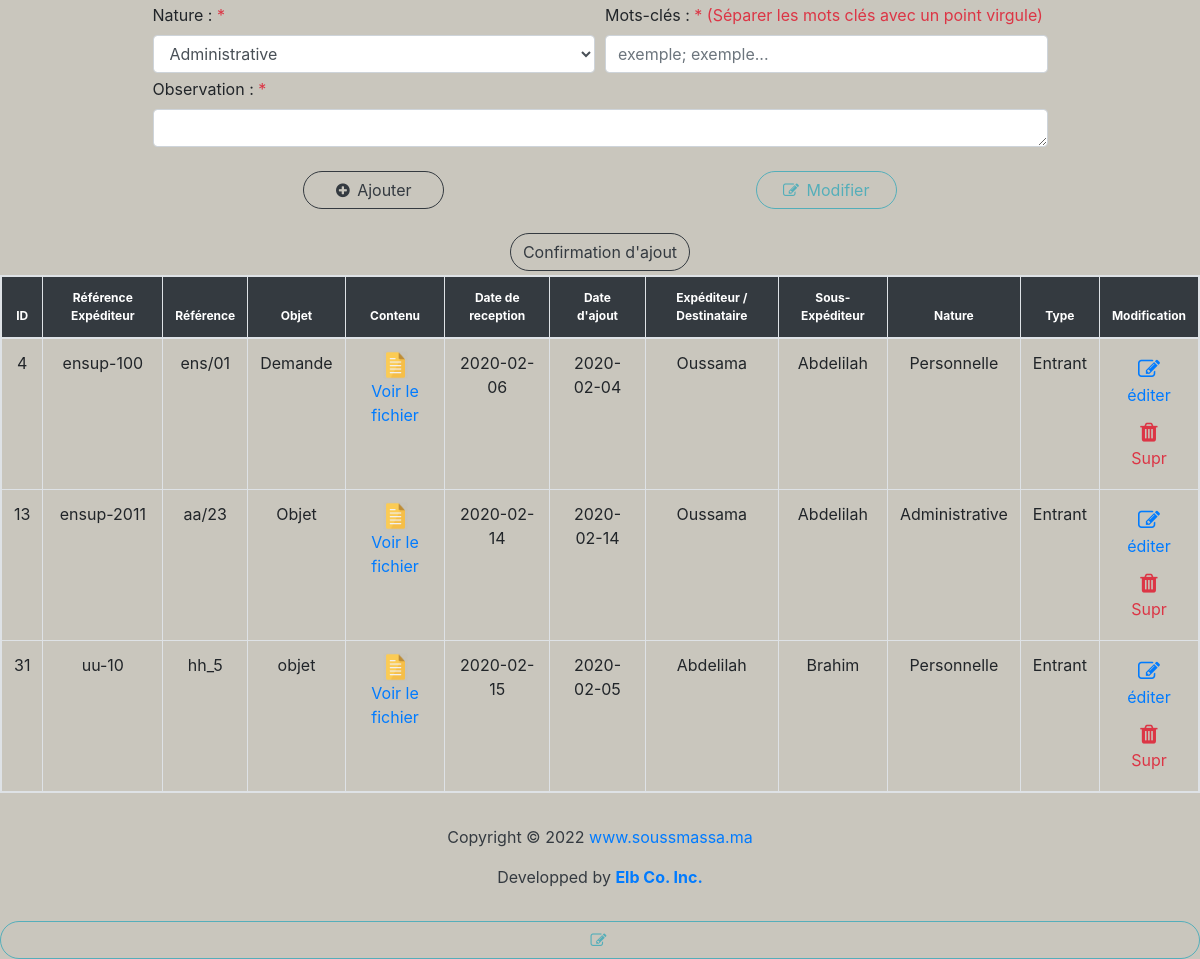
The app's page / (signed in, lower part), older data.
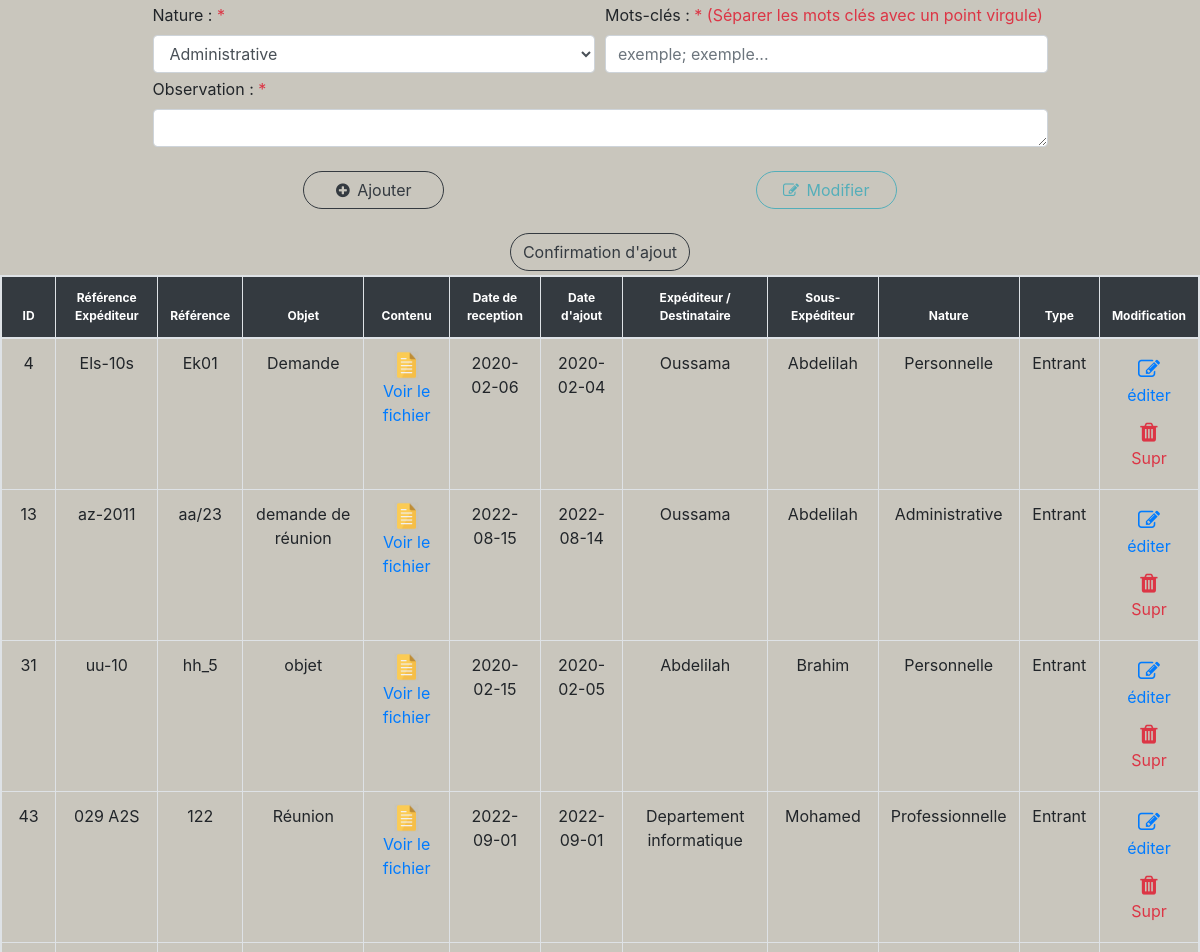
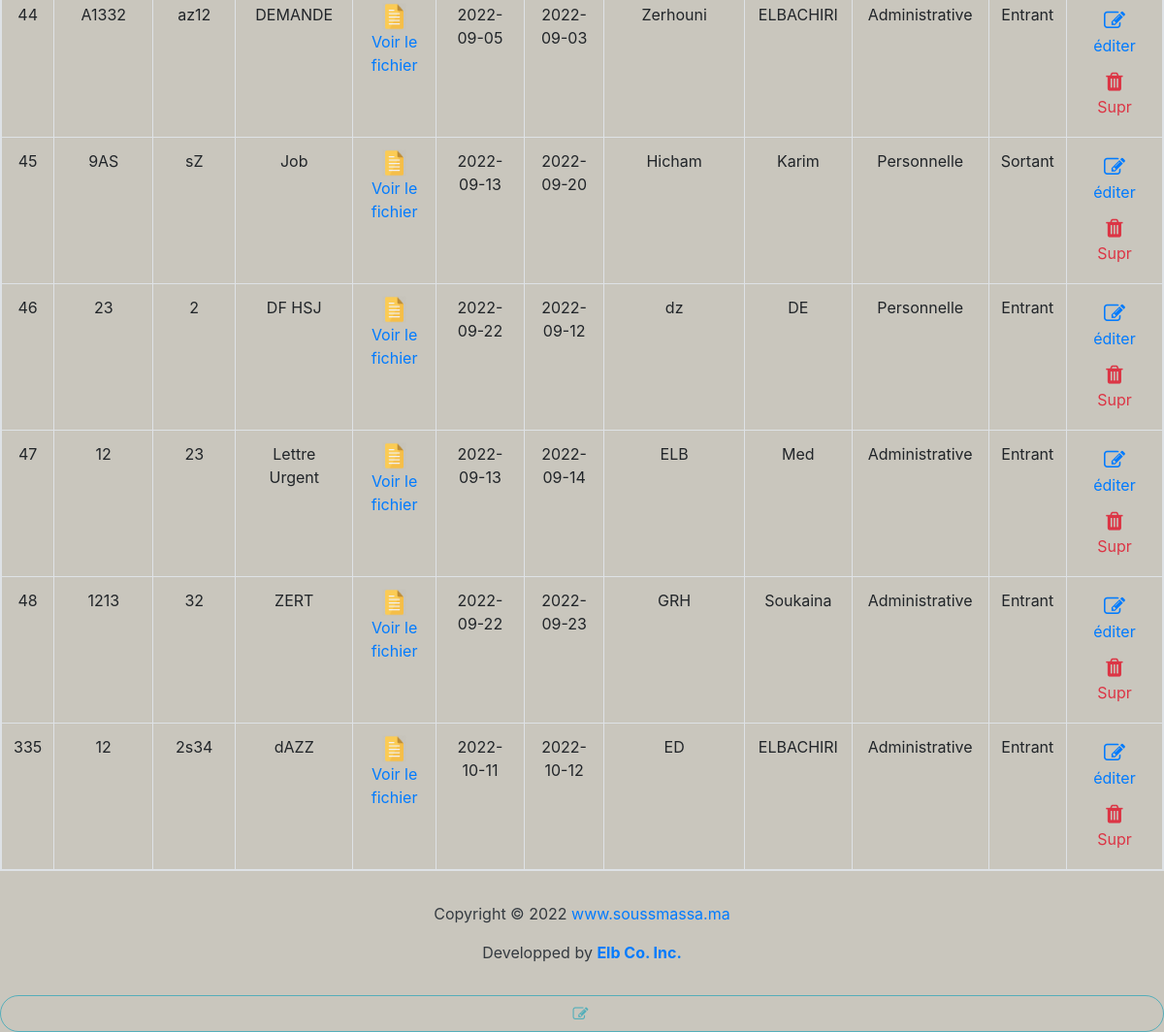
The same page, newer data (2 pictures, top to bottom).
### tables this page shows
CREATE TABLE `courrier` (
  `id` int(32) NOT NULL,
  `refExp` varchar(50) NOT NULL,
  `ref` varchar(50) DEFAULT NULL,
  `objet` varchar(50) DEFAULT NULL,
  `contenu` varchar(255) DEFAULT NULL,
  `daterecu` date DEFAULT NULL,
  `dateajout` date DEFAULT NULL,
  `expediteur` varchar(50) DEFAULT NULL,
  `souExpediteur` varchar(50) DEFAULT NULL,
  `nature` varchar(50) DEFAULT NULL,
  `typeCourrier` varchar(50) DEFAULT NULL,
  `motscle` varchar(50) DEFAULT NULL,
  `observation` varchar(50) DEFAULT NULL
);

### index.php (the view, shortened to what the changed rows need)
<?php
require 'header.php';
?>
<!doctype html>
<html lang="en">
<head>
    <link href="https://stackpath.bootstrapcdn.com/font-awesome/4.7.0/css/font-awesome.min.css" rel="stylesheet">
    <link rel="stylesheet" href="https://maxcdn.bootstrapcdn.com/bootstrap/4.4.1/css/bootstrap.min.css">
    <link rel="stylesheet" href="https://use.fontawesome.com/releases/v5.6.3/css/all.css">
    <link rel="stylesheet" href="https://cdn.datatables.net/1.10.20/css/dataTables.bootstrap4.min.css">
    <link rel="stylesheet" type="text/css" href="css/style3.css">
</head>
<body style=" margin-top: 100px; background-color: rgba(179, 174, 162, 0.7);" >
  <table class="table table-hover table-bordered table-responsive"  id="myTable">
            <thead>
                <tr class="bg-dark text-center text-white" style="font-size: 12px">
                    <th>ID</th>
                    <th>Référence Expéditeur</th>
                    <th>Référence</th>
                    <th>Objet</th>
                    <th>Contenu</th>
                    <th>Date de reception</th>
                    <th>Date d'ajout</th>
                    <th>Expéditeur / Destinataire</th>
                    <th>Sous-Expéditeur</th>
                    <th>Nature</th>
                    <th>Type</th>
                    <th style="background: fixed;">Modification</th>
                </tr>
            </thead>
            <tbody>
                <?php
                $query = "select * from courrier";
                $bdd = getConnectDB();
                $rows = $bdd->query($query);
                foreach ($rows as $k) {
                ?>
                    <tr class="text-center ">
                        <td><?php echo $k['id'] ?></td>
                        <td><?php echo $k['refExp'] ?></td>
                        <td><?php echo $k['ref'] ?></td>
                        <td><?php echo $k['objet'] ?></td>
                        <td> <a href="<?php echo $k['contenu'] ?>" target="_blank"><img src="images/file-logo.png" width="25" height="28"></br>Voir le fichier</a></td>
                        <td><?php echo $k['daterecu'] ?></td>
                        <td><?php echo $k['dateajout'] ?></td>
                        <td><?php echo $k['expediteur'] ?></td>
                        <td><?php echo $k['souExpediteur'] ?></td>
                        <td><?php echo $k['nature'] ?></td>
                        <td><?php echo $k['typeCourrier'] ?></td>
                        <td style="font-size: 20px;width: 6%;">
                            <a class="modifC btn text-primary modif" id="modify" onclick="enableButton(); topFunction();" style="cursor: pointer;" ><i class="fa fa-edit" style="font-size:22px"></i>éditer</a>
                            <a href="action.php?delete=<?php echo $k['id'] ?>" onclick="return confirm('Vous-êtes sûr?');" class="btn text-danger"><i class="fa fa-trash" style="font-size:22px"></i>Supr</a>
                        </td>
                    </tr>
                <?php
                }
                ?>
            </tbody>
        </table>
</body>
</html>
<?php
require_once 'footer.php';
?>

Row changes from the older to the newer data that the page shows:
changed courrier "Demande": refExp "ensup-100" → "Els-10s"; ref "ens/01" → "Ek01"
changed courrier "aa/23": refExp "ensup-2011" → "az-2011"; objet "Objet" → "demande de réunion"; daterecu "2020-02-14" → "2022-08-15"; dateajout "2020-02-14" → "2022-08-14"
added courrier: id "43", refExp "029 A2S", ref "122", objet "Réunion", daterecu "2022-09-01", dateajout "2022-09-01", expediteur "Departement informatique", souExpediteur "Mohamed", nature "Professionnelle", typeCourrier "Entrant"
added courrier: id "44", refExp "A1332", ref "az12", objet "DEMANDE", daterecu "2022-09-05", dateajout "2022-09-03", expediteur "Zerhouni", souExpediteur "ELBACHIRI", nature "Administrative", typeCourrier "Entrant"
added courrier: id "45", refExp "9AS", ref "sZ", objet "Job", daterecu "2022-09-13", dateajout "2022-09-20", expediteur "Hicham", souExpediteur "Karim", nature "Personnelle", typeCourrier "Sortant"
added courrier: id "46", refExp "23", ref "2", objet "DF HSJ", daterecu "2022-09-22", dateajout "2022-09-12", expediteur "dz", souExpediteur "DE", nature "Personnelle", typeCourrier "Entrant"
added courrier: id "47", refExp "12", ref "23", objet "Lettre Urgent", daterecu "2022-09-13", dateajout "2022-09-14", expediteur "ELB", souExpediteur "Med", nature "Administrative", typeCourrier "Entrant"
added courrier: id "48", refExp "1213", ref "32", objet "ZERT", daterecu "2022-09-22", dateajout "2022-09-23", expediteur "GRH", souExpediteur "Soukaina", nature "Administrative", typeCourrier "Entrant"
added courrier: id "335", refExp "12", ref "2s34", objet "dAZZ", daterecu "2022-10-11", dateajout "2022-10-12", expediteur "ED", souExpediteur "ELBACHIRI", nature "Administrative", typeCourrier "Entrant"
